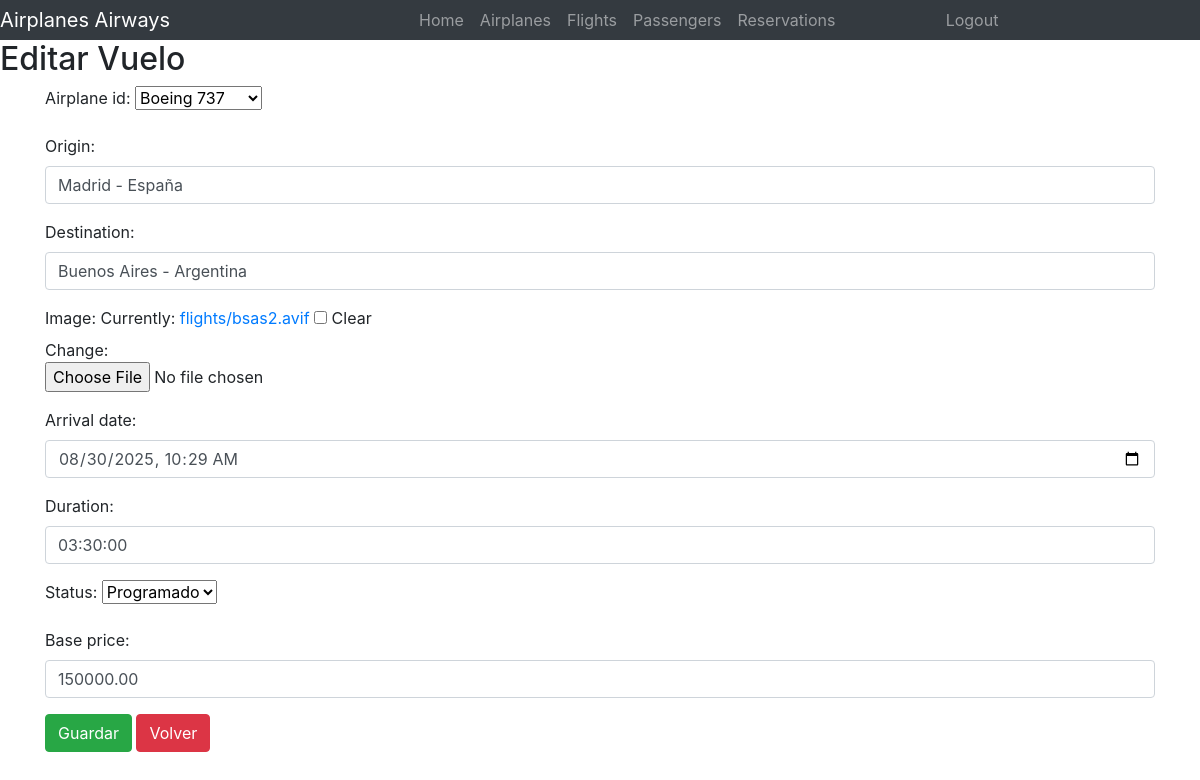
Screenshot of /flights/flight_update/1/ (signed in) with the database file from the repository.
### apps/flights/models.py (models this page shows, shortened)
class Flight(models.Model):
    airplane_id = models.ForeignKey(
        Airplane,
        on_delete=models.CASCADE,
        related_name='flights'
    )
    origin = models.CharField(max_length=100)
    destination = models.CharField(max_length=100)
    image = models.ImageField(upload_to='flights/', blank=True, null=True)
    departure_date = models.DateTimeField(auto_now_add=True)
    arrival_date = models.DateTimeField()
    duration = models.DurationField()
    status = models.CharField(max_length=20, choices=FLIGHT_STATUS_CHOICES, default='Programado')
    base_price = models.DecimalField(max_digits=10, decimal_places=2)

### apps/flights/views.py (the view)
class FlightUpdate(UpdateView):
    model= Flight
    form_class= FlightForm
    template_name= 'flights/edit.html'
    pk_url_kwarg= 'flight_id'
    success_url= reverse_lazy('flight_list')

### apps/flights/forms.py
class FlightForm(forms.ModelForm):
    class Meta:
        model = Flight
        exclude = ['departure_date']
        widgets = {
            'origin': forms.TextInput(attrs={'class': 'form-control', 'placeholder': 'Origen'}),
            'destination': forms.TextInput(attrs={'class': 'form-control', 'placeholder': 'Destino'}),
            'image': forms.ClearableFileInput(attrs={'class': 'form-control-file'}),
            'arrival_date': forms.DateTimeInput(attrs={'class': 'form-control', 'type': 'datetime-local'}),
            'duration': forms.TextInput(attrs={'class': 'form-control', 'placeholder': 'Duración (HH:MM:SS)'}),
            'status': forms.Select(attrs={'class': 'form-select'}),
            'base_price': forms.NumberInput(attrs={'class': 'form-control', 'placeholder': 'Precio base'}),
        }

### apps/airplanes/models.py (called while the page is built)
    def __str__(self):
        return self.model

### apps/flights/templates/flights/edit.html (shortened to what this page needs)
{% extends 'base.html' %}
{% block content %}
{% if user.is_authenticated and user.role_id.description == 'Admin' %}
<h2>Editar Vuelo</h2>
<div class="container">
    <form method="post" enctype="multipart/form-data">
        <div class="form-group">
            {{ form.as_p }}
            <button type="submit" class="btn btn-success">Guardar</button>
            <a class="btn btn-danger" href="{% url 'flight_list' %}">Volver</a>
        </div>
    </form>
</div>
{% else %}
Solo los Administradores pueden crear Vuelos.
<p>Por favor, <a href="{% url 'login' %}">inicia sesión</a> para editar un vuelo.</p>
{% endif %}
{% endblock %}

### rows the page displays
Flight: airplane_id "Boeing 737", origin "Madrid - España", destination "Buenos Aires - Argentina", arrival_date "08/30/2025 10:29", duration "03:30:00", status "Programado", base_price "150000.00"
